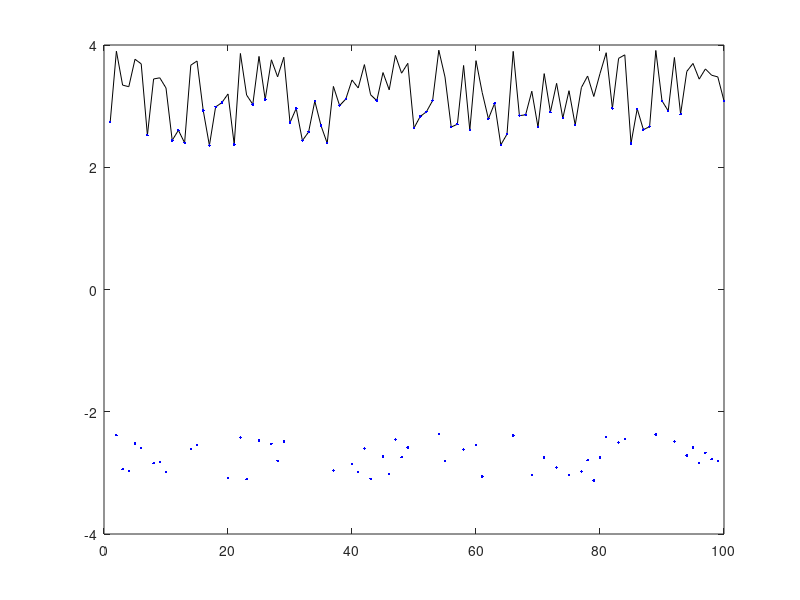

Write the MATLAB code that produced this figure. (Note: this script raises an error after producing the figure.)
function angle_mean_test()
% Create a bunch of angles near pi
N = 100;
noise = pi/4;

mean = pi;
[raw_thetas, thetas] = gen_angles(mean, noise, N);

figure;
plot(raw_thetas, 'k-'); hold on
plot(thetas, 'b.'); 
refline(0, angle_mean(thetas,noise))
title(['Horizontal line should be near ' num2str(mean)])

% Create a bunch of angles away from pi
mean = -pi+noise + 2*(pi-noise)*rand;
[raw_thetas, thetas] = gen_angles(mean, noise, N);

figure;
plot(raw_thetas, 'k-'); hold on
plot(thetas, 'b.'); 
refline(0, angle_mean(thetas))
title(['Horizontal line should be near ' num2str(mean)])
end

function [raw_thetas, thetas] = gen_angles(mean, noise, N)
% Generates N angles with some mean and noise around the mean
% Outputs both the raw angles and the wrapped angles around pi
raw_thetas = mean-noise + 2*noise*rand(N,1);
thetas = raw_thetas;
thetas(thetas>pi) = thetas(thetas>pi) - 2*pi;
end